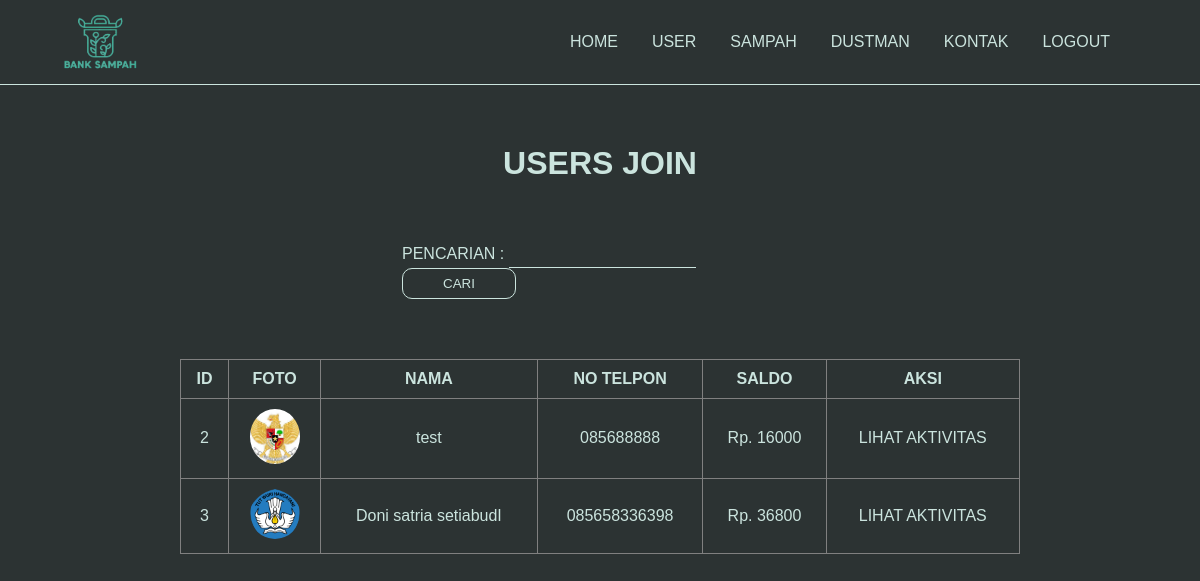
The page /admin/user.php (signed in) on the database its author committed.
### tables this page shows
CREATE TABLE `profiletamu` (
  `ID` int(100) NOT NULL,
  `ID_USER` int(100) NOT NULL,
  `NAMA` varchar(555) NOT NULL,
  `NOTELP` varchar(555) NOT NULL,
  `EMAIL` varchar(555) NOT NULL,
  `ALAMAT` varchar(555) NOT NULL,
  `SALDO` int(100) NOT NULL,
  `IMG` varchar(555) NOT NULL
);

### admin/user.php (the view, shortened to what this page needs)
<!DOCTYPE html>
<html lang="en">
<head>
    <link rel="stylesheet" href="../style/useradmin.css">
</head>
<body>
        <header>
            <img class="logo" src="../assets/logo/banksampah.png">
		    <nav>
                <ul class="nav_link">
				    <li><a href="konten.php">HOME</a></li>
                    <li><a href="user.php">USER</a></li>
                    <li><a href="sampah.php">SAMPAH</a></li>
                    <li><a href="dustman.php">DUSTMAN</a></li>
                    <li><a href="contact.php">KONTAK</a></li>
                    <li><a href="../reglog/logout.php">LOGOUT</a></li>
			    </ul>
		    </nav>
	    </header>
        <div class="container">
        <h1>USERS JOIN</h1>
        <div class="search">
            <form action="" method="GET">
                <label>PENCARIAN :</label>
                <input class="text" type="text" name="cari" value="<?php if(isset($_GET['cari'])){ echo $_GET['cari']; } ?>">
                <button type="submit">CARI</button>
            </form>
        </div>
        <table border=1>
		<thead>
			<tr>
				<th>ID</th>
				<th>FOTO</th>
				<th>NAMA</th>
				<th>NO TELPON</th>
				<th>SALDO</th>
				<th>AKSI</th>
			</tr>
		</thead>
		<tbody>
			<?php
                include 'config.php';
                if(isset($_GET['cari'])) {
                    $pencarian = $_GET['cari'];
                    $tutu = "SELECT * FROM profiletamu WHERE NAMA LIKE '%".$pencarian."%'";
                }else {
                    $tutu = "SELECT * FROM profiletamu";
                }
				$query = mysqli_query($conn, $tutu);
				while($profiletamu = mysqli_fetch_array($query)){
			?>
            <tr>
                <td class="test1"><?php echo $profiletamu['ID'] ?></td>
                <td><img src="../assets/fotoprofile/<?php echo $profiletamu['IMG'] ?>"></td>
                <td class="test2"><?php echo $profiletamu['NAMA'] ?></td>
                <td class="test5"><?php echo $profiletamu['NOTELP'] ?></td>
                <td class="test8">Rp. <?php echo $profiletamu['SALDO'] ?></td>
                <td><a href="aktivitas.php?ID_USER=<?php echo $profiletamu['ID_USER'] ?>">LIHAT AKTIVITAS</a></td>
            </tr>
            <?php } ?>
		</tbody>
	</table>
    </div>
</body>
</html>

### style/useradmin.css (style rules this page uses)
* { margin: 0; padding: 0; box-sizing: border-box; }
body { background-color: #2C3333; }
li, a { font-family: "montserrat", sans-serif; font-weight: 500px; font-size: 16px; color: #65647C; text-decoration: none; }
header { display: flex; justify-content: flex-end; align-items: center; padding: 10px 5%; cursor: pointer; transition: all 0.3s ease 0s; border-bottom: 1px solid #CBE4DE; }
.logo { cursor: pointer; width: 80px; margin-right: auto; }
.nav_link { list-style: none; padding-right: 15px; }
.nav_link li { display: inline-block; padding: 0px 15px; }
.nav_link li a { transition: all 0.3s ease 0s; -webkit-transition: all 0.3s ease 0s; -moz-transition: all 0.3s ease 0s; -ms-transition: all 0.3s ease 0s; -o-transition: all 0.3s ease 0s; color:#CBE4DE; }
h1 { text-align: center; font-family: Helvetica; margin-top: 5%; color: #CBE4DE; }
.search { width: 33%; margin: auto; margin-top: 5%; font-family: Helvetica; color: #CBE4DE; }
.search .text { background: #00000000; border: none; border-bottom: 1px solid #CBE4DE; padding: 5px; color: #CBE4DE; }
.search button { padding: 7px 40px; background: #00000000; border: 1px solid #CBE4DE; color: #CBE4DE; border-radius: 10px; -webkit-border-radius: 10px; -moz-border-radius: 10px; -ms-border-radius: 10px; -o-border-radius: 10px; }
table { width: 70%; margin: auto; font-family: Helvetica; margin-top: 5%; border-collapse: collapse; }
table tr th { text-align: center; padding: 10px; color: #CBE4DE; }
table tr td { text-align: center; padding: 10px; color: #CBE4DE; }
table tr td img { width: 50px; border-radius: 50%; -webkit-border-radius: 50%; -moz-border-radius: 50%; -ms-border-radius: 50%; -o-border-radius: 50%; }
table tr td a { color: #CBE4DE; transition: all 0.8s ease 0s; -webkit-transition: all 0.8s ease 0s; -moz-transition: all 0.8s ease 0s; -ms-transition: all 0.8s ease 0s; -o-transition: all 0.8s ease 0s; }

### rows shown on the page
profiletamu: ID "2", IMG (picture), NAMA "test", NOTELP "085688888", SALDO "16000"
profiletamu: ID "3", IMG (picture), NAMA "Doni satria setiabudI", NOTELP "085658336398", SALDO "36800"
